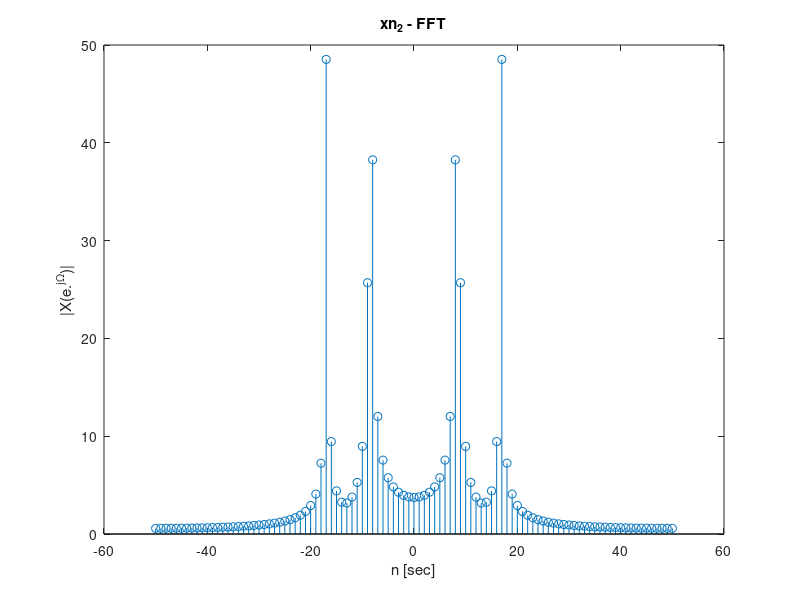

This figure's MATLAB source:
t = -100:100;
x1 = sinc(t./6);
x2 = cos(pi.*t./12)+sin(pi.*t./6);
fft_x1= fftshift(fft(x1));
fft_x2= fftshift(fft(x2));
n = -50:50;
xn2 = cos(pi.*n./6)+sin(pi.*n./3);
fft_xn2= fftshift(fft(xn2));
stem(n,abs(fft_xn2));
title('xn_2 - FFT')
ylabel('|X(e.^{j\Omega})|');
xlabel('n [sec]');